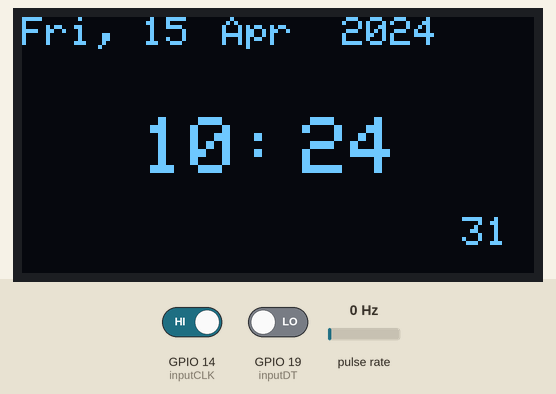
Bench run of a sketch on a simulated ESP32. Parts: 128×64 one-colour display. Wiring (inferred from the names in the program): pulse sensor: data GPIO 23. Inputs (shaded band) come from the test bench; at power-on: pulse rate 0 Hz, GPIO 14 (inputCLK) HIGH, GPIO 19 (inputDT) LOW. The local clock reads 2024-03-15 10:24:30 at power-on unless the sketch sets it.

Above: at 1.2 s.
1.3 s: pulse rate (sensor on GPIO 23) set to 50 Hz
At 2.28 s:
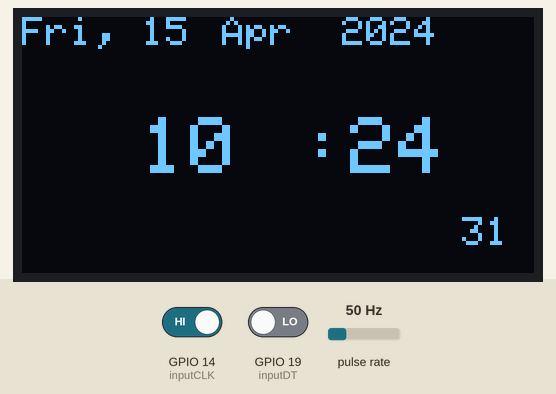
4.2 s: GPIO 14 (inputCLK) driven LOW
At 5.1 s:
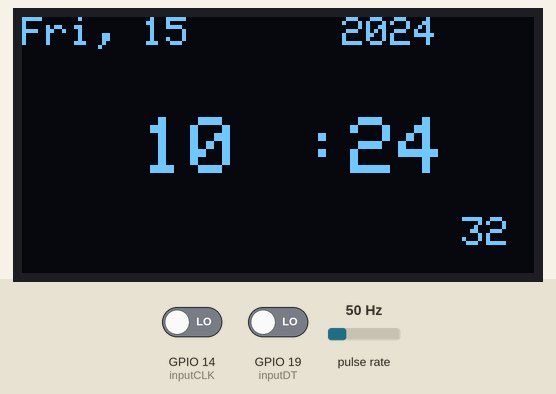
5.8 s: pulse rate (sensor on GPIO 23) set to 4 Hz
At 6.7 s:
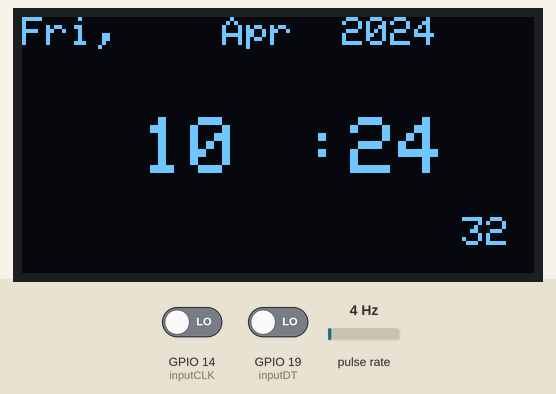
7.3 s: GPIO 14 (inputCLK) driven HIGH
At 7.46 s:
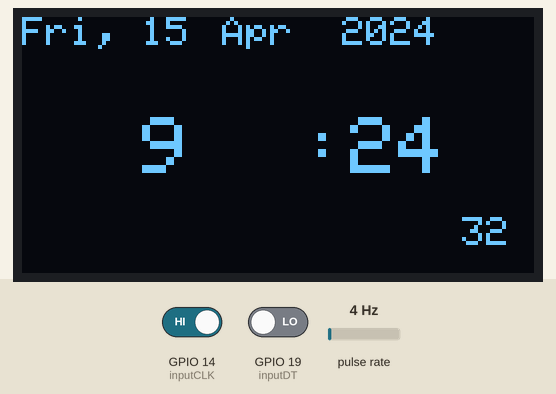
8.8 s: GPIO 14 (inputCLK) driven LOW
At 9.97 s:
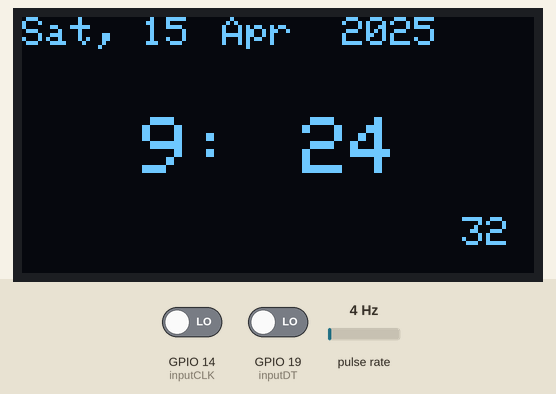
11.8 s: pulse rate (sensor on GPIO 23) set to 100 Hz
At 12.62 s:
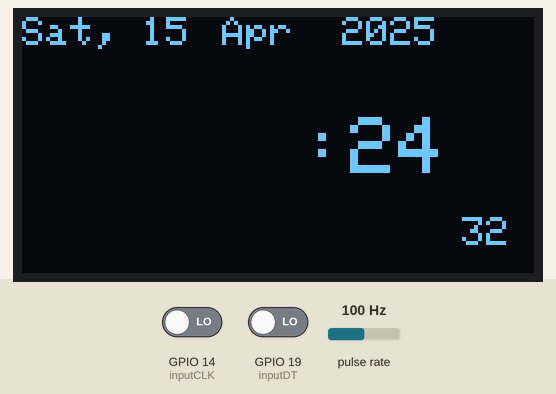
Timing chart, 0 to 14.8 s (numbered marks = the images above; inputs shaded):
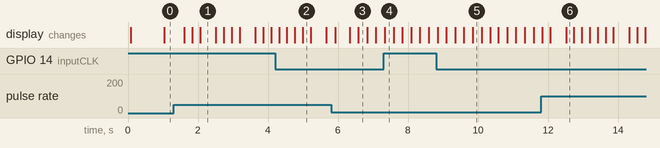

Measured:
- what the display in image 1 shows lasts 0.4 s, from 2.1 s to 2.5 s

The sketch:

23-10-2024_1_TweakAndSaveSettings_with_blinking.ino
```cpp
#include <Wire.h>  // Library for I2C communication
#include <SPI.h>   // not used here, but needed to prevent a RTClib compile error
#include "RTClib.h"
#include <Wire.h>
#include <Adafruit_GFX.h>
#include <Adafruit_SSD1306.h>

#define SCREEN_WIDTH 128
#define SCREEN_HEIGHT 64
#define OLED_RESET -1
Adafruit_SSD1306 display(SCREEN_WIDTH, SCREEN_HEIGHT, &Wire, OLED_RESET);

RTC_DS1307 RTC;  // Setup an instance of DS1307 naming it RTC

// Rotary Encoder Inputs
#define inputCLK 14          // CLK pin of the rotary encoder
#define inputDT 19           // DT pin of the rotary encoder
#define encoderButtonPin 23  // Button pin of the rotary encoder

volatile int counter = 0;             // Using volatile because it will be changed in the ISR (Interrupt service routine)
volatile bool buttonPressed = false;  // To handle the button press in the ISR

int currentStateCLK;
int lastCLKState;

int second, minute, hour, day, date, month, year;
//Index 0     1       2          3     4      5
int settingIndex = -1;  // -1 means no setting mode, otherwise it represents the setting being modified

void setup() {
  Wire.begin();  // Start the I2C communication
  RTC.begin();   // Initialize the RTC

  // Initialize OLED display
  if (!display.begin(SSD1306_SWITCHCAPVCC, 0x3C)) {
    display.println(F("SSD1306 allocation failed"));
    for (;;)
      ;  // Stop the program if OLED init fails
  }

  display.clearDisplay();
  display.setTextSize(2);
  display.setTextColor(WHITE);
  display.setCursor(0, 0);
  display.println(" Hi!  ");
  display.display();

  // Initialize encoder pins
  pinMode(inputCLK, INPUT);
  pinMode(inputDT, INPUT);
  pinMode(encoderButtonPin, INPUT_PULLUP);  // Enable internal pull-up for the button

  // Set initial state of the CLK pin
  lastCLKState = digitalRead(inputCLK);

  // Attach interrupts for the encoder and button
  attachInterrupt(digitalPinToInterrupt(inputCLK), encoderISR, CHANGE);          // Interrupt on CLK pin change
  attachInterrupt(digitalPinToInterrupt(encoderButtonPin), buttonISR, FALLING);  // Interrupt on button press (FALLING edge)
}

void loop() {

  if (settingIndex == -1) {
    displayTimeAndDate();
  } else {
    blinkSetting(settingIndex);


    // display.print(counter);
    // display.setCursor(20, 50);
    // display.print(settingIndex);
    // display.setCursor(110, 50);
    // display.display();
  }

  if (buttonPressed) {
    handleButtonPress();
    buttonPressed = false;
  }

  //display.clearDisplay();
  // display.print(counter);
  // display.setCursor(20, 50);
  // display.print(settingIndex);
  // display.setCursor(110, 50);
  // display.display();
}

// Blink the setting being modified
void blinkSetting(int index) {
  static unsigned long lastBlinkTime = 0;
  static bool blinkState = true;

  // unsigned long currentTime = millis();
  if (millis() - lastBlinkTime > 250) {
    blinkState = !blinkState;
    lastBlinkTime = millis();
  }


  display.clearDisplay();
  // Display the date
  display.setTextSize(1);
  display.setCursor(0, 0);
  display.print(dayOfWeek(day));
  display.print(", ");


  display.setCursor(30, 0);
  if (index != 0) {
    display.print(date);
  } else if (blinkState) {
    display.print(date);
  }


  display.setCursor(50, 0);
  if (index != 1) {
    display.print(monthName(month));
  } else if (blinkState) {
    display.print(monthName(month));
  }

  display.setCursor(80, 0);

  if (index != 2) {
    display.print(year);
  } else if (blinkState) {
    display.print(year);
  }

  display.println();
  display.setTextSize(2);
  display.setCursor(30, 25);

  // int second, minute, hour, day, date, month, year;
  // //Index 5     4       3          0     1      2
  // int settingIndex = -1;  // -1 means no setting mode, otherwise it represents the setting being modified

  // Display Hour and Minute in big font (central)
  if (index != 3) {
    display.print(hour);
  } else if (blinkState) {
    display.print(hour);
  }
  display.setCursor(70, 25);
  display.print(":");
  if (index != 4) {
    display.print(minute);
  } else if (blinkState) {
    display.print(minute);
  }

  // Display Second in small font at the corner
  display.setTextSize(1);
  display.setCursor(110, 50);
  if (index != 5) {
    display.print(second);
  } else if (blinkState) {
    display.print(second);
  }


  display.display();
}

void displayTimeAndDate() {
  DateTime now = RTC.now();

  //DateTime now = RTC.now();
  second = now.second();
  minute = now.minute();
  hour = now.hour();
  day = now.dayOfTheWeek();
  date = now.day();
  month = now.month();
  year = now.year();


  display.clearDisplay();
  display.setTextSize(1);
  display.setCursor(0, 0);

  // Display Date (Day, Date, Month, Year) at the top in small font
  display.setTextSize(1);
  display.setCursor(0, 0);
  display.print(dayOfWeek(day));
  display.print(", ");
  display.setCursor(30, 0);
  display.print(date);
  display.print(" ");
  display.setCursor(50, 0);
  display.print(monthName(month));
  display.print(" ");
  display.setCursor(80, 0);
  display.print(year);
  display.println();

  // Display Hour and Minute in big font (central)
  display.setTextSize(2);
  display.setCursor(30, 25);
  display.print(hour);
  display.print(":");
  display.setCursor(70, 25);
  display.print(minute);

  // Display Second in small font at the corner
  display.setTextSize(1);
  display.setCursor(110, 50);
  display.print(second);


  display.display();
}
// Helper functions
String dayOfWeek(int day) {
  const char* days[] = { "Sun", "Mon", "Tue", "Wed", "Thu", "Fri", "Sat" };
  return days[day];
}

String monthName(int month) {
  const char* months[] = { "Jan", "Feb", "Mar", "Apr", "May", "Jun", "Jul", "Aug", "Sep", "Oct", "Nov", "Dec" };
  return months[month];
}


// Interrupt Service Routine (ISR) for the rotary encoder
void encoderISR() {
  // Read the current state of the CLK pin
  int currentStateCLK = digitalRead(inputCLK);
 // int second, minute, hour, day, date, month, year;
  // //Index 5     4       3          0     1      2
  // If the CLK pin has changed state
  if (currentStateCLK != lastCLKState) {
    // Check the DT pin to determine the direction
    if (digitalRead(inputDT) != currentStateCLK) {
      counter = -1;  // Counterclockwise rotation
        switch (settingIndex) {
    case 5: second = max(0, second + counter); break;
    case 4: minute = max(0, minute + counter);  break;
    case 3: hour = max(0, hour + counter);  break;
    case 0: date = max(0, date + counter);  break;
    case 1: month = max(0, month + counter);  break;
    case 2: year = max(0, year + counter); break;
    default: break;

                     }
    }
    else {
      counter = 1;  // Clockwise rotation
      switch (settingIndex) {
        case 5: second = (second + counter) % 60; break;
        case 4: minute = (minute + counter) % 60; break;
        case 3: hour = (hour + counter) % 24; break;
        case 0: date = (date + counter) % 31 + 1; break;
        case 1: month = (month + counter) % 12 + 1; break;
        case 2: year += counter; break;
        default: break;
      }
    }
    // Update the last known state of the CLK pin
      lastCLKState = currentStateCLK;
  }
}

// Interrupt Service Routine (ISR) for the button press
void buttonISR() {
  buttonPressed = true;  // Set the flag when the button is pressed
}
// Handle button presses: cycle through settings or exit settings mode
void handleButtonPress() {
  settingIndex++;
  delay(200);
  if (settingIndex > 5) {
    // Save changes and exit settings mode
    settingIndex = -1;
    saveSettings();
  }
}

void saveSettings() {
  RTC.adjust(DateTime(year, month, date, hour, minute, second));
}
```
